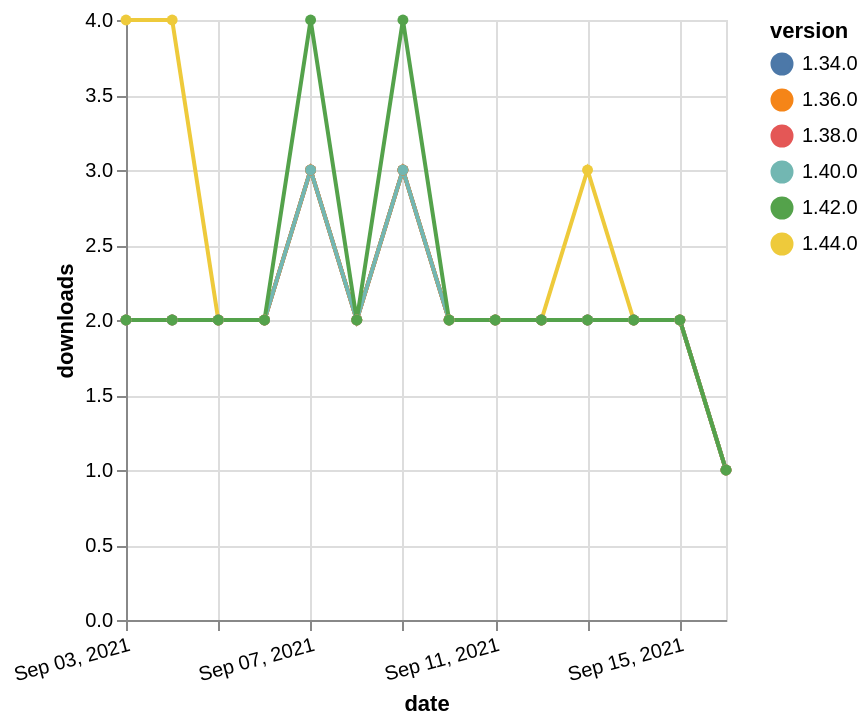

Vega-Lite specification stored for this chart:
### Vega-Lite specification from a JSON file in a GitHub repository (floating-point values rounded to 4 significant figures)
{"$schema": "https://vega.github.io/schema/vega-lite/v5.json", "description": "A simple bar chart with embedded data.", "data": {"values": [{"date": "2021-09-03", "total": 2036, "delta": 2, "version": "1.34.0"}, {"date": "2021-09-04", "total": 2038, "delta": 2, "version": "1.34.0"}, {"date": "2021-09-05", "total": 2040, "delta": 2, "version": "1.34.0"}, {"date": "2021-09-06", "total": 2042, "delta": 2, "version": "1.34.0"}, {"date": "2021-09-07", "total": 2045, "delta": 3, "version": "1.34.0"}, {"date": "2021-09-08", "total": 2047, "delta": 2, "version": "1.34.0"}, {"date": "2021-09-09", "total": 2050, "delta": 3, "version": "1.34.0"}, {"date": "2021-09-10", "total": 2052, "delta": 2, "version": "1.34.0"}, {"date": "2021-09-11", "total": 2054, "delta": 2, "version": "1.34.0"}, {"date": "2021-09-12", "total": 2056, "delta": 2, "version": "1.34.0"}, {"date": "2021-09-13", "total": 2058, "delta": 2, "version": "1.34.0"}, {"date": "2021-09-14", "total": 2060, "delta": 2, "version": "1.34.0"}, {"date": "2021-09-15", "total": 2062, "delta": 2, "version": "1.34.0"}, {"date": "2021-09-16", "total": 2063, "delta": 1, "version": "1.34.0"}, {"date": "2021-09-03", "total": 223, "delta": 4, "version": "1.44.0"}, {"date": "2021-09-04", "total": 227, "delta": 4, "version": "1.44.0"}, {"date": "2021-09-05", "total": 229, "delta": 2, "version": "1.44.0"}, {"date": "2021-09-06", "total": 231, "delta": 2, "version": "1.44.0"}, {"date": "2021-09-07", "total": 234, "delta": 3, "version": "1.44.0"}, {"date": "2021-09-08", "total": 236, "delta": 2, "version": "1.44.0"}, {"date": "2021-09-09", "total": 239, "delta": 3, "version": "1.44.0"}, {"date": "2021-09-10", "total": 241, "delta": 2, "version": "1.44.0"}, {"date": "2021-09-11", "total": 243, "delta": 2, "version": "1.44.0"}, {"date": "2021-09-12", "total": 245, "delta": 2, "version": "1.44.0"}, {"date": "2021-09-13", "total": 248, "delta": 3, "version": "1.44.0"}, {"date": "2021-09-14", "total": 250, "delta": 2, "version": "1.44.0"}, {"date": "2021-09-15", "total": 252, "delta": 2, "version": "1.44.0"}, {"date": "2021-09-16", "total": 253, "delta": 1, "version": "1.44.0"}, {"date": "2021-09-03", "total": 1462, "delta": 2, "version": "1.38.0"}, {"date": "2021-09-04", "total": 1464, "delta": 2, "version": "1.38.0"}, {"date": "2021-09-05", "total": 1466, "delta": 2, "version": "1.38.0"}, {"date": "2021-09-06", "total": 1468, "delta": 2, "version": "1.38.0"}, {"date": "2021-09-07", "total": 1471, "delta": 3, "version": "1.38.0"}, {"date": "2021-09-08", "total": 1473, "delta": 2, "version": "1.38.0"}, {"date": "2021-09-09", "total": 1476, "delta": 3, "version": "1.38.0"}, {"date": "2021-09-10", "total": 1478, "delta": 2, "version": "1.38.0"}, {"date": "2021-09-11", "total": 1480, "delta": 2, "version": "1.38.0"}, {"date": "2021-09-12", "total": 1482, "delta": 2, "version": "1.38.0"}, {"date": "2021-09-13", "total": 1484, "delta": 2, "version": "1.38.0"}, {"date": "2021-09-14", "total": 1486, "delta": 2, "version": "1.38.0"}, {"date": "2021-09-15", "total": 1488, "delta": 2, "version": "1.38.0"}, {"date": "2021-09-16", "total": 1489, "delta": 1, "version": "1.38.0"}, {"date": "2021-09-03", "total": 1849, "delta": 2, "version": "1.36.0"}, {"date": "2021-09-04", "total": 1851, "delta": 2, "version": "1.36.0"}, {"date": "2021-09-05", "total": 1853, "delta": 2, "version": "1.36.0"}, {"date": "2021-09-06", "total": 1855, "delta": 2, "version": "1.36.0"}, {"date": "2021-09-07", "total": 1858, "delta": 3, "version": "1.36.0"}, {"date": "2021-09-08", "total": 1860, "delta": 2, "version": "1.36.0"}, {"date": "2021-09-09", "total": 1863, "delta": 3, "version": "1.36.0"}, {"date": "2021-09-10", "total": 1865, "delta": 2, "version": "1.36.0"}, {"date": "2021-09-11", "total": 1867, "delta": 2, "version": "1.36.0"}, {"date": "2021-09-12", "total": 1869, "delta": 2, "version": "1.36.0"}, {"date": "2021-09-13", "total": 1871, "delta": 2, "version": "1.36.0"}, {"date": "2021-09-14", "total": 1873, "delta": 2, "version": "1.36.0"}, {"date": "2021-09-15", "total": 1875, "delta": 2, "version": "1.36.0"}, {"date": "2021-09-16", "total": 1876, "delta": 1, "version": "1.36.0"}, {"date": "2021-09-03", "total": 991, "delta": 2, "version": "1.40.0"}, {"date": "2021-09-04", "total": 993, "delta": 2, "version": "1.40.0"}, {"date": "2021-09-05", "total": 995, "delta": 2, "version": "1.40.0"}, {"date": "2021-09-06", "total": 997, "delta": 2, "version": "1.40.0"}, {"date": "2021-09-07", "total": 1000, "delta": 3, "version": "1.40.0"}, {"date": "2021-09-08", "total": 1002, "delta": 2, "version": "1.40.0"}, {"date": "2021-09-09", "total": 1005, "delta": 3, "version": "1.40.0"}, {"date": "2021-09-10", "total": 1007, "delta": 2, "version": "1.40.0"}, {"date": "2021-09-11", "total": 1009, "delta": 2, "version": "1.40.0"}, {"date": "2021-09-12", "total": 1011, "delta": 2, "version": "1.40.0"}, {"date": "2021-09-13", "total": 1013, "delta": 2, "version": "1.40.0"}, {"date": "2021-09-14", "total": 1015, "delta": 2, "version": "1.40.0"}, {"date": "2021-09-15", "total": 1017, "delta": 2, "version": "1.40.0"}, {"date": "2021-09-16", "total": 1018, "delta": 1, "version": "1.40.0"}, {"date": "2021-09-03", "total": 702, "delta": 2, "version": "1.42.0"}, {"date": "2021-09-04", "total": 704, "delta": 2, "version": "1.42.0"}, {"date": "2021-09-05", "total": 706, "delta": 2, "version": "1.42.0"}, {"date": "2021-09-06", "total": 708, "delta": 2, "version": "1.42.0"}, {"date": "2021-09-07", "total": 712, "delta": 4, "version": "1.42.0"}, {"date": "2021-09-08", "total": 714, "delta": 2, "version": "1.42.0"}, {"date": "2021-09-09", "total": 718, "delta": 4, "version": "1.42.0"}, {"date": "2021-09-10", "total": 720, "delta": 2, "version": "1.42.0"}, {"date": "2021-09-11", "total": 722, "delta": 2, "version": "1.42.0"}, {"date": "2021-09-12", "total": 724, "delta": 2, "version": "1.42.0"}, {"date": "2021-09-13", "total": 726, "delta": 2, "version": "1.42.0"}, {"date": "2021-09-14", "total": 728, "delta": 2, "version": "1.42.0"}, {"date": "2021-09-15", "total": 730, "delta": 2, "version": "1.42.0"}, {"date": "2021-09-16", "total": 731, "delta": 1, "version": "1.42.0"}]}, "width": "container", "mark": {"type": "line", "point": {"filled": true}}, "encoding": {"x": {"field": "date", "type": "temporal", "timeUnit": "yearmonthdate", "title": "date", "axis": {"labelAngle": -15}}, "y": {"field": "delta", "type": "quantitative", "title": "downloads"}, "color": {"field": "version", "type": "nominal"}, "tooltip": {"field": "delta"}}}
